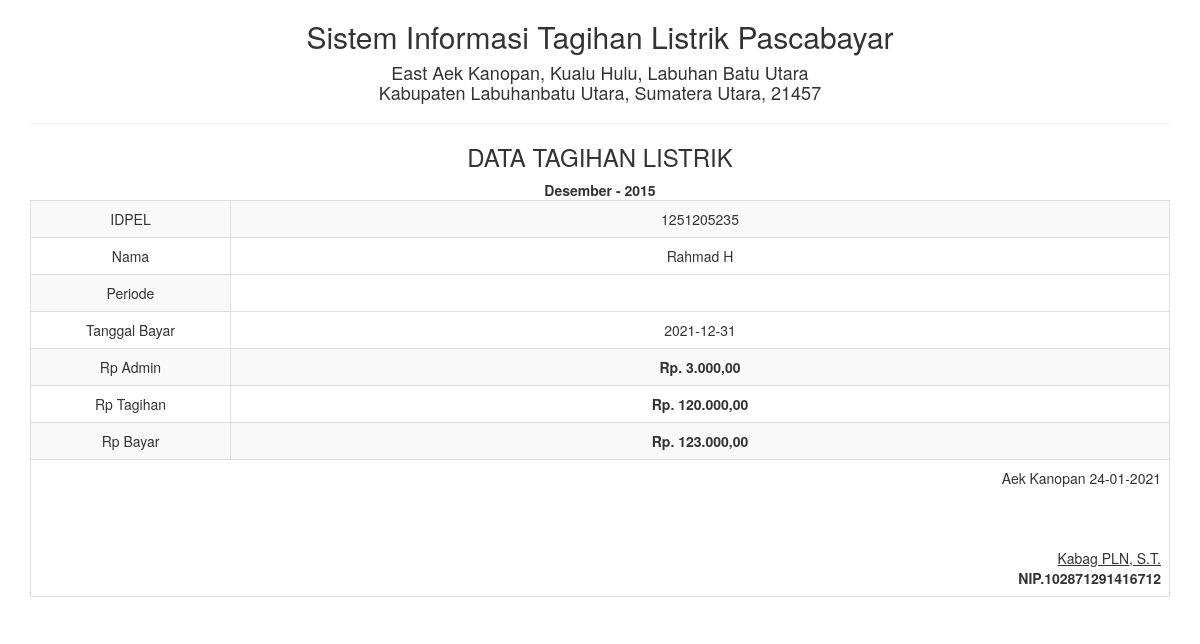
/report/tagihan_satu.php?id=6, run on the app's committed database.
### tables this page shows
CREATE TABLE `tagihan` (
  `idpel` int(20) NOT NULL,
  `nama_pel` varchar(50) NOT NULL,
  `periode` varchar(10) NOT NULL,
  `tahun_per` year(4) NOT NULL,
  `tgl_bayar` date NOT NULL,
  `rp_admin` int(5) NOT NULL,
  `rp_tagihan` int(11) NOT NULL,
  `rp_bayar` int(11) NOT NULL,
  `id` int(2) NOT NULL
);

### report/tagihan_satu.php (the view, shortened to what this page needs)
<!DOCTYPE html>
<html>
    <head>
        <link href="../Assets/css/bootstrap.min.css" rel="stylesheet" type="text/css"/>
    </head>
    <body onload="print()">
        <?php
        include '../config/koneksi.php';
        $sql = "SELECT * FROM tagihan WHERE id='" . $_GET ['id'] . "'";
        $query = mysqli_query($koneksi, $sql) or die("SQL Detail error");
        $data = mysqli_fetch_array($query);
        ?>
        <div class="container">
            <div class='row'>
                <div class="col-sm-12">
                    <div class="text-center">
                        <h2>Sistem Informasi Tagihan Listrik Pascabayar </h2>
                        <h4>East Aek Kanopan, Kualu Hulu, Labuhan Batu Utara <br> Kabupaten Labuhanbatu Utara, Sumatera Utara, 21457</h4>
                        <hr>
                        <h3>DATA TAGIHAN LISTRIK</h3>
                        <table class="table table-bordered table-striped table-hover">
                            <tbody>
                                <tr>
                                    <td>IDPEL</td> <td><?= $data['idpel'] ?></td>
                                </tr>
                                <tr>
                                    <td width="200">Nama</td> <td><?= $data['nama_pel'] ?></td>
                                </tr>
                                <tr>
                                    <td>Periode</td><strong><?= $data['periode'] ?> - <?= $data['tahun_per'] ?></strong> </td>
                                </tr>
                                <tr>
                                    <td>Tanggal Bayar</td> <td><?= $data['tgl_bayar'] ?></td>
                                </tr>
                                <tr>
                                    <td>Rp Admin</td>  <td><b><?php echo "Rp. " . number_format($data['rp_admin'], 2, ",", "."); ?></b></td>
                                </tr>
						        <tr>
                                    <td>Rp Tagihan</td> <td><b><?php echo "Rp. " . number_format($data['rp_tagihan'] , 2, ",", "."); ?></b></td>
                                </tr>
                                <tr>
                                    <td>Rp Bayar</td> <td><b><?php echo "Rp. " . number_format( $data['rp_bayar'], 2, ",", "."); ?></b></td>
                                </tr>
                            </tbody>
                            <tfoot>
                                <tr>
                                    <td colspan="2" class="text-right">
                                        Aek Kanopan  <?= date("d-m-Y") ?>
                                        <br><br><br><br>
                                        <u>Kabag PLN, S.T.<strong></u><br>
                                        NIP.102871291416712
									</td>
								</tr>
							</tfoot>
                        </table>
                    </div>
                </div>
            </div>
    </body>
</html>

### data on the page
tagihan: idpel "1251205235", nama_pel "Rahmad H", periode "Desember", tahun_per "2015", tgl_bayar "2021-12-31", rp_admin "3.000,00", rp_tagihan "120.000,00", rp_bayar "123.000,00"
